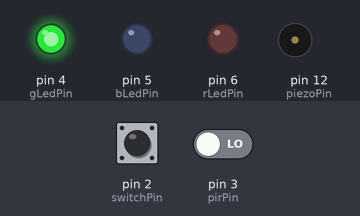
Recording of a sketch running on a simulated Arduino Uno, built with avr-gcc and run on an emulated ATmega328P. Parts: output pins drawn as LEDs (lit = HIGH), buzzer (waves = sounding). The test bench sets the inputs (shaded band); at power-on: pin 2 (switchPin) HIGH, pin 3 (pirPin) LOW.

Above: at 1.2 s.
1.3 s: pin 2 (switchPin) pulled LOW for 0.15 s
At 1.37 s:
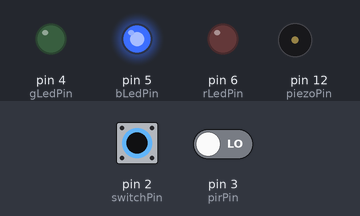
2.9 s: pin 3 (pirPin) driven HIGH
At 3.6 s:
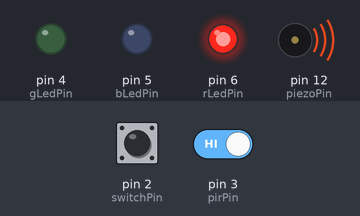
4.4 s: pin 3 (pirPin) driven LOW
At 4.7 s:
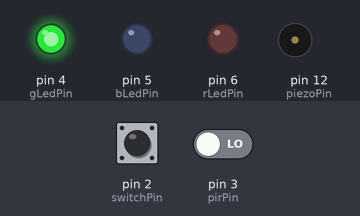
5.9 s: pin 2 (switchPin) pulled LOW for 3.2 s
At 7.1 s:
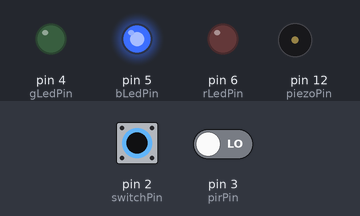
Timing chart, 0 to 10.6 s (numbered marks = the images above; inputs shaded):
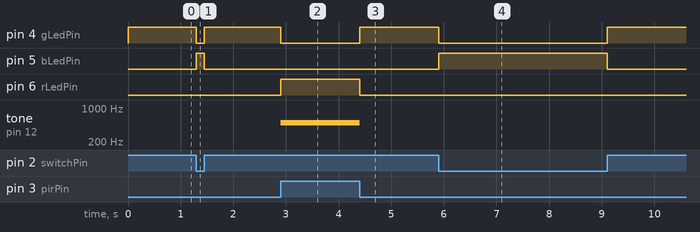

The sketch:

alarm.ino
```cpp
//burglar alarm that uses PIR sensor, RGB led and Piezo

const int switchPin = 2;
const int pirPin = 3;
const int rLedPin = 6;
const int bLedPin = 5;
const int gLedPin = 4;
const int piezoPin = 12;
int switchState = 0;

//pins
void setup()
{
  pinMode(switchPin, INPUT_PULLUP);
  pinMode(pirPin, INPUT);
  pinMode(piezoPin, OUTPUT);
  pinMode(rLedPin, OUTPUT);
  pinMode(bLedPin, OUTPUT);
  pinMode(gLedPin, OUTPUT);
}

//reads pir-sensor
void loop()
{
  switchState = digitalRead(switchPin);
  int pir = digitalRead(pirPin);
//if there's movement
  if (switchState == HIGH)
  {
    if (pir == HIGH)
    {
    //rgb red
	digitalWrite(rLedPin, HIGH);
    digitalWrite(gLedPin, LOW);
  	digitalWrite(bLedPin, LOW);
    //piezo alarm
	tone(piezoPin, 500);
    }
//if there's no movement; rgb green + piezo silent
  	else
  	{
    digitalWrite(gLedPin, HIGH);
    digitalWrite(bLedPin, LOW);
    digitalWrite(rLedPin, LOW);
    noTone(piezoPin);
  	}
  }
//slide switch OFF; rgb blue + piezo silent
    else
    {
    digitalWrite(bLedPin, HIGH);
    digitalWrite(gLedPin, LOW);
  	digitalWrite(rLedPin, LOW);
    noTone(piezoPin);
    }
  }
```

Measured:
- after the input at 1.3 s, pin 4 (gLedPin): HIGH → LOW at once, → HIGH 0.15 s later; pin 5 (bLedPin): LOW → HIGH at once, → LOW 0.15 s later
- after the input at 2.9 s, pin 4 (gLedPin): HIGH → LOW at once; pin 6 (rLedPin): LOW → HIGH at once; tone on pin 12 (piezoPin): silent → 500 Hz at once
- after the input at 4.4 s, pin 4 (gLedPin): LOW → HIGH at once; pin 6 (rLedPin): HIGH → LOW at once; tone on pin 12 (piezoPin): 500 Hz → silent at once
- after the input at 5.9 s, pin 4 (gLedPin): HIGH → LOW at once, → HIGH 3.2 s later; pin 5 (bLedPin): LOW → HIGH at once, → LOW 3.2 s later
